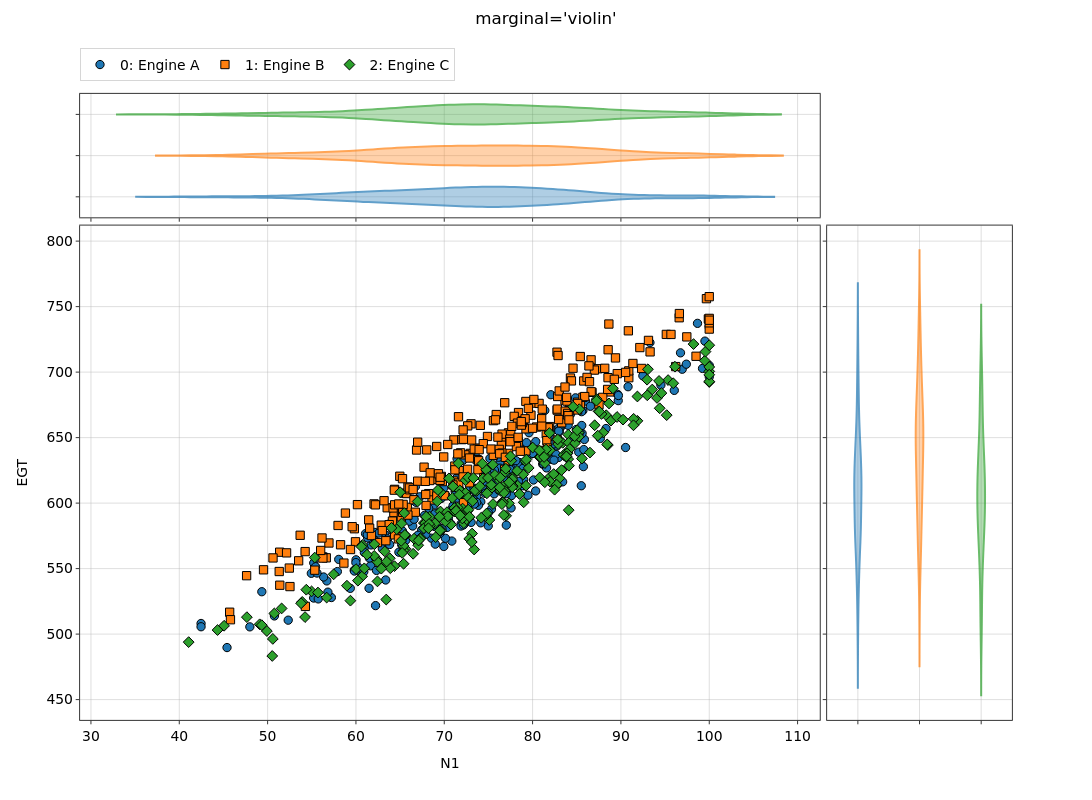

The notebook cell this image was saved under:
### Markdown cell above
## 3. `marginal=` — the five kinds

`marginal` picks the distribution drawn in **both** strips:

| kind | what you get |
|---|---|
| `'histogram'` *(default)* | binned counts, overlaid per dataset |
| `'box'` | box-and-whisker, one per dataset |
| `'violin'` | kernel-density violin, one per dataset |
| `'rug'` | one tick per sample |
| `'kde'` | a smooth Gaussian kernel-density curve (needs `scipy`) |

### Code cell
nb = build()
nb.plot_marginal(x='N1', y='EGT', marginal='violin', suptitle="marginal='violin'")

### Figure 1 — Plotly figure (JSON) as saved in the notebook; plotly's stock layout.template omitted (floating-point values rounded to 4 significant figures; data arrays with more than 128 entries replaced by an {"elided": "..."} marker saying what was removed)
{"data": [{"hovertemplate": "<b><u>Set: 0</u></b><br><b>Engine A</b><br>N1: %{x:.2f}<br>EGT: %{y:.2f}<extra></extra>", "legendgroup": "group_0", "legendrank": 1000, "line": {"color": "#1f77b4", "width": 2}, "marker": {"color": "#1f77b4", "line": {"color": "black", "width": 1}, "size": 8.3, "symbol": "circle"}, "mode": "markers", "name": "0: Engine A", "opacity": 1, "showlegend": true, "type": "scatter", "x": {"elided": "250 float values"}, "xaxis": "x3", "y": {"elided": "250 float values"}, "yaxis": "y3"}, {"fillcolor": "rgba(31,119,180,0.5)", "legendgroup": "group_0", "legendrank": 1000, "line": {"color": "#1f77b4"}, "name": "0: Engine A", "opacity": 0.7, "orientation": "h", "points": false, "showlegend": false, "type": "violin", "x": {"elided": "250 float values"}, "xaxis": "x", "yaxis": "y"}, {"fillcolor": "rgba(31,119,180,0.5)", "legendgroup": "group_0", "legendrank": 1000, "line": {"color": "#1f77b4"}, "name": "0: Engine A", "opacity": 0.7, "orientation": "v", "points": false, "showlegend": false, "type": "violin", "xaxis": "x4", "y": {"elided": "250 float values"}, "yaxis": "y4"}, {"hovertemplate": "<b><u>Set: 1</u></b><br><b>Engine B</b><br>N1: %{x:.2f}<br>EGT: %{y:.2f}<extra></extra>", "legendgroup": "group_1", "legendrank": 1001, "line": {"color": "#ff7f0e", "width": 2}, "marker": {"color": "#ff7f0e", "line": {"color": "black", "width": 1}, "size": 8.3, "symbol": "square"}, "mode": "markers", "name": "1: Engine B", "opacity": 1, "showlegend": true, "type": "scatter", "x": {"elided": "250 float values"}, "xaxis": "x3", "y": {"elided": "250 float values"}, "yaxis": "y3"}, {"fillcolor": "rgba(255,127,14,0.5)", "legendgroup": "group_1", "legendrank": 1001, "line": {"color": "#ff7f0e"}, "name": "1: Engine B", "opacity": 0.7, "orientation": "h", "points": false, "showlegend": false, "type": "violin", "x": {"elided": "250 float values"}, "xaxis": "x", "yaxis": "y"}, {"fillcolor": "rgba(255,127,14,0.5)", "legendgroup": "group_1", "legendrank": 1001, "line": {"color": "#ff7f0e"}, "name": "1: Engine B", "opacity": 0.7, "orientation": "v", "points": false, "showlegend": false, "type": "violin", "xaxis": "x4", "y": {"elided": "250 float values"}, "yaxis": "y4"}, {"hovertemplate": "<b><u>Set: 2</u></b><br><b>Engine C</b><br>N1: %{x:.2f}<br>EGT: %{y:.2f}<extra></extra>", "legendgroup": "group_2", "legendrank": 1002, "line": {"color": "#2ca02c", "width": 2}, "marker": {"color": "#2ca02c", "line": {"color": "black", "width": 1}, "size": 8.3, "symbol": "diamond"}, "mode": "markers", "name": "2: Engine C", "opacity": 1, "showlegend": true, "type": "scatter", "x": {"elided": "250 float values"}, "xaxis": "x3", "y": {"elided": "250 float values"}, "yaxis": "y3"}, {"fillcolor": "rgba(44,160,44,0.5)", "legendgroup": "group_2", "legendrank": 1002, "line": {"color": "#2ca02c"}, "name": "2: Engine C", "opacity": 0.7, "orientation": "h", "points": false, "showlegend": false, "type": "violin", "x": {"elided": "250 float values"}, "xaxis": "x", "yaxis": "y"}, {"fillcolor": "rgba(44,160,44,0.5)", "legendgroup": "group_2", "legendrank": 1002, "line": {"color": "#2ca02c"}, "name": "2: Engine C", "opacity": 0.7, "orientation": "v", "points": false, "showlegend": false, "type": "violin", "xaxis": "x4", "y": {"elided": "250 float values"}, "yaxis": "y4"}], "layout": {"barmode": "overlay", "height": 800, "hoverlabel": {"font": {"size": 13.9}}, "legend": {"font": {"size": 13.9}, "orientation": "h", "x": 0, "xanchor": "left", "y": 0.9397, "yanchor": "top", "yref": "container"}, "margin": {"r": 80, "t": 86.22}, "meta": {"uc_legend_rows": 1}, "showlegend": true, "title": {"font": {"size": 16.7}, "text": "marginal='violin'", "x": 0.5, "xanchor": "center", "y": 0.985, "yanchor": "top", "yref": "container"}, "width": 1200, "xaxis": {"anchor": "y", "domain": [0, 0.7938], "matches": "x3", "showticklabels": false, "tickfont": {"size": 13.9}, "title": {"font": {"size": 13.9}}}, "xaxis2": {"anchor": "y2", "domain": [0.8002, 1], "tickfont": {"size": 13.9}, "title": {"font": {"size": 13.9}}, "visible": false}, "xaxis3": {"anchor": "y3", "domain": [0, 0.7938], "tickfont": {"size": 13.9}, "title": {"font": {"size": 13.9}, "standoff": 15, "text": "N1"}}, "xaxis4": {"anchor": "y4", "domain": [0.8015, 1], "showticklabels": false, "tickfont": {"size": 13.9}, "title": {"font": {"size": 13.9}}}, "yaxis": {"anchor": "x", "domain": [0.8026, 1], "showticklabels": false, "tickfont": {"size": 13.9}, "title": {"font": {"size": 13.9}}}, "yaxis2": {"anchor": "x2", "domain": [0.8002, 1], "tickfont": {"size": 13.9}, "title": {"font": {"size": 13.9}}, "visible": false}, "yaxis3": {"anchor": "x3", "domain": [0, 0.7897], "tickfont": {"size": 13.9}, "title": {"font": {"size": 13.9}, "standoff": 15, "text": "EGT"}}, "yaxis4": {"anchor": "x4", "domain": [0, 0.7897], "matches": "y3", "showticklabels": false, "tickfont": {"size": 13.9}, "title": {"font": {"size": 13.9}}}}}
